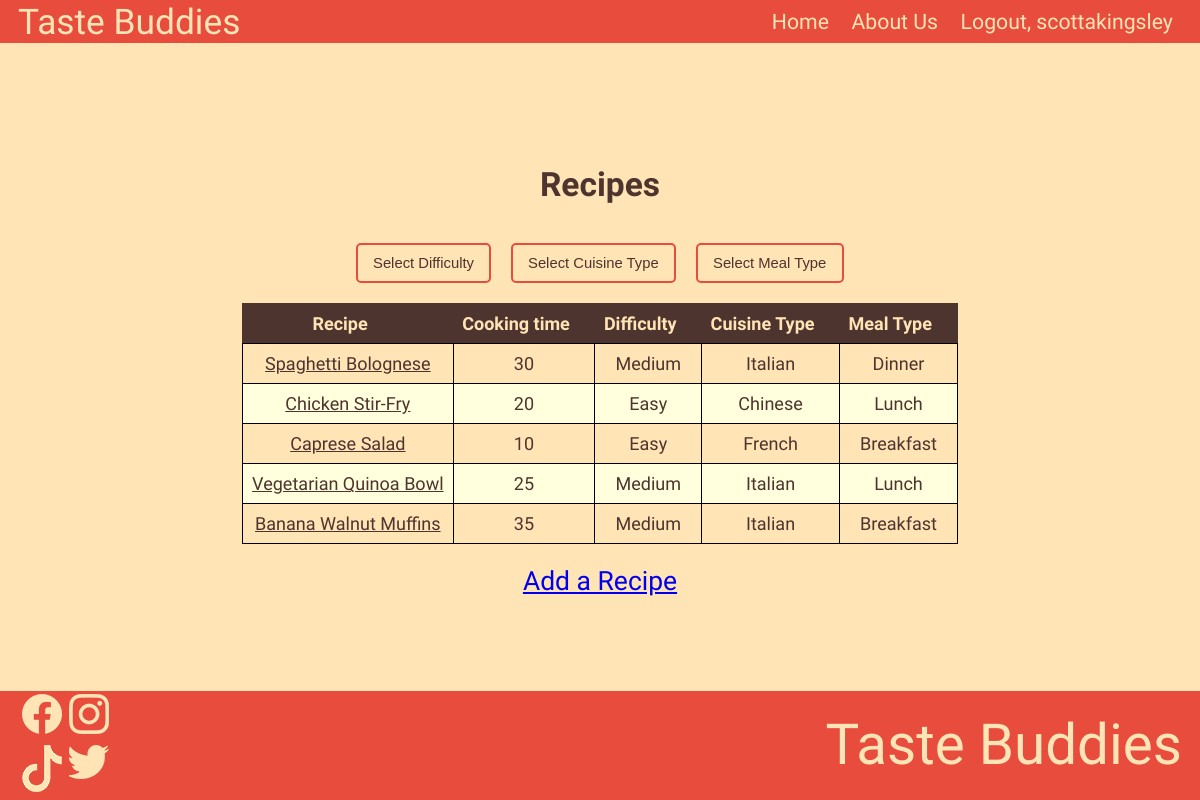
The app's page /public/recipes/recipes.php (signed in) with its own data.
### tables this page shows
CREATE TABLE `recipes` (
  `recipe_id` int NOT NULL,
  `user_id` int DEFAULT NULL,
  `recipe_name` varchar(50) DEFAULT NULL,
  `instructions` text,
  `cooking_time` int DEFAULT NULL,
  `difficulty` int DEFAULT NULL,
  `cuisine_type` int DEFAULT NULL,
  `meal_type` int DEFAULT NULL
);

### private/classes/databaseobject.class.php (called while the page is built, shortened)
<?php
class DatabaseObject {
  static protected $database;
  static protected $table_name = "";
  static public function set_database($database) {
    self::$database = $database;
  }
  static public function find_by_sql($sql) {
    $result = self::$database->query($sql);
    $object_array = [];
    while($record = $result->fetch_assoc()) {
      $object_array[] = static::instantiate($record);
    }
    return $object_array;
  }
  static public function find_all() {
    $sql = "SELECT * FROM " . static::$table_name;
    return static::find_by_sql($sql);
  }
  static protected function instantiate($record) {
    $object = new static;
    foreach($record as $property => $value) {
        if(property_exists($object, $property)) {
            $object->$property = $value;
        }
    }
    return $object;
  }
}
?>

### private/functions.php (called while the page is built, shortened)
<?php
function url_for($script_path) {
  if($script_path[0] != '/') {
    $script_path = "/" . $script_path;
  }
  return WWW_ROOT . $script_path;
}
function h($string="") {
  return htmlspecialchars($string);
}
?>

### private/initialize.php (called while the page is built, shortened)
<?php
  require_once('functions.php');
  $session = new Session;
?>

### private/classes/session.class.php (called while the page is built, shortened)
<?php
class Session {
  public $user_id;
  private $last_login;
  public function is_logged_in() {
    return isset($this->user_id) && $this->last_login_is_recent();
  }
  private function check_stored_login() {
    if(isset($_SESSION['user_id'])) {
      $this->user_id = $_SESSION['user_id'];
      $this->last_login = $_SESSION['last_login'];
    }
  }
  private function last_login_is_recent() {
    if(!isset($this->last_login)) {
      return false;
    } elseif(($this->last_login + self::MAX_LOGIN_AGE) < time()) {
      return false;
    } else {
      return true;
    }
  }
}
?>

### public/recipes/recipes.php (the view, shortened to what this page needs)
<?php
  require_once('../../private/initialize.php');
  include(SHARED_PATH . '/public_header.php');
?>
<h2 id="recipesH2">Recipes</h2>
<br>
<table id="recipes-table">
  <thead>
  <tr>
    <th>Recipe</th>
    <th>Cooking time</th>
    <th>Difficulty</th>
    <th>Cuisine Type</th>
    <th>Meal Type</th>
  </tr>
  </thead>
<?php
$recipes = Recipe::find_all();
?>
  <tbody>
  <?php foreach($recipes as $recipe) { ?>
    <tr>
      <td><a href="detail.php?id=<?php echo $recipe->recipe_id; ?>"><?php echo h($recipe->recipe_name); ?></a></td>
      <td><?php echo h($recipe->cooking_time); ?></td>
      <td><?php echo h(Difficulty::DIFFICULTY_OPTIONS[$recipe->difficulty]); ?></td>
      <td><?php echo h(Cuisine::CUISINE_OPTIONS[$recipe->cuisine_type]); ?></td>
      <td><?php echo h(MealType::MEAL_OPTIONS[$recipe->meal_type]); ?></td>
    </tr>
  <?php } ?>
  </tbody>
</table>
<br>
<?php if($session->is_logged_in()) { ?>
<a id="create-recipes-link" href="<?php echo url_for('recipes/new.php') ?>">Add a Recipe</a>
<?php } ?>
<?php include(SHARED_PATH . '/public_footer.php'); ?>

### public/css/style.css (style rules this page uses)
:root { --main-color: #FFE4B5; --light-main: #ffd; --text-color: #4E342E; --nav-color: #E74C3C; --light-nav: #c44; }
* { box-sizing: border-box; }
html { font: 20px "Delius", cursive ; }
body { background-color: var(--main-color); color: var(--text-color); display: flex; flex-direction: column; height: 100vh; justify-content: space-between; margin: auto; }
#recipesH2 { font-family: "Delius", cursive; font-size: 38px; margin-bottom: 1rem; text-align: center; }
#recipes-table, #recipes-table th, #recipes-table td { margin: 0; text-align: center; }
#recipes-table { border: 1px solid var(--text-color); border-collapse: collapse; font-family: "Delius", cursive; margin: auto; padding: 0; }
#recipes-table a { color: var(--text-color); }
#recipes-table th, #recipes-table td { padding: 0.5rem; }
#recipes-table th { background-color: var(--text-color); color: var(--main-color); cursor: pointer; padding-right: 25px; position: relative; }
#recipes-table tr:nth-child(odd) { background-color: var(--main-color); }
#recipes-table tr:nth-child(even) { background-color: var(--light-main); }
#create-recipes-link { display: block; font-size: 30px; margin: auto; text-align: center; }
#user-table th, td { border: 1px solid #000; padding: .25rem; }
@media screen and (max-width: 1400px) { #home-recipes h2, #recipesH2 { font-size: calc(15px + (38 - 15) * (100vw - 375px) / (1400 - 375)); } }
@media screen and (max-width: 1400px) { html { font-size: calc(10px + (20 - 10) * (100vw - 375px) / (1400 - 375)); } }
@media screen and (max-width: 1400px) { #create-recipes-link { font-size: calc(12px + (30 - 12) * (100vw - 375px) / (1400 - 375)); } }

### records on screen
recipes: recipe_name "Spaghetti Bolognese", cooking_time "30", difficulty "Medium", cuisine_type "Italian", meal_type "Dinner"
recipes: recipe_name "Chicken Stir-Fry", cooking_time "20", difficulty "Easy", cuisine_type "Chinese", meal_type "Lunch"
recipes: recipe_name "Caprese Salad", cooking_time "10", difficulty "Easy", cuisine_type "French", meal_type "Breakfast"
recipes: recipe_name "Vegetarian Quinoa Bowl", cooking_time "25", difficulty "Medium", cuisine_type "Italian", meal_type "Lunch"
recipes: recipe_name "Banana Walnut Muffins", cooking_time "35", difficulty "Medium", cuisine_type "Italian", meal_type "Breakfast"

### other values on screen
$session->user_name "scottakingsley"
